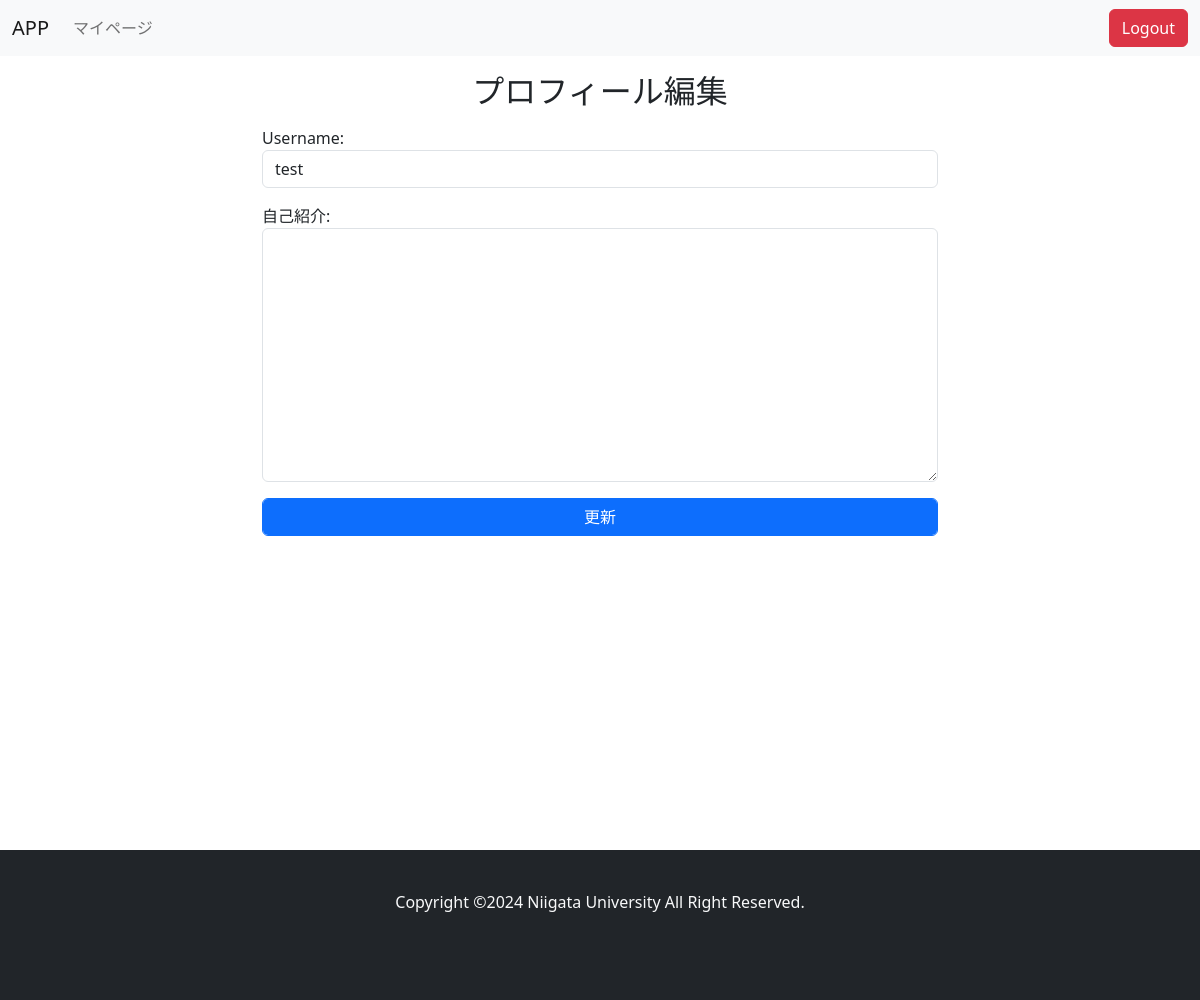
Before: /account/update/1/ (signed in) with the older database file.
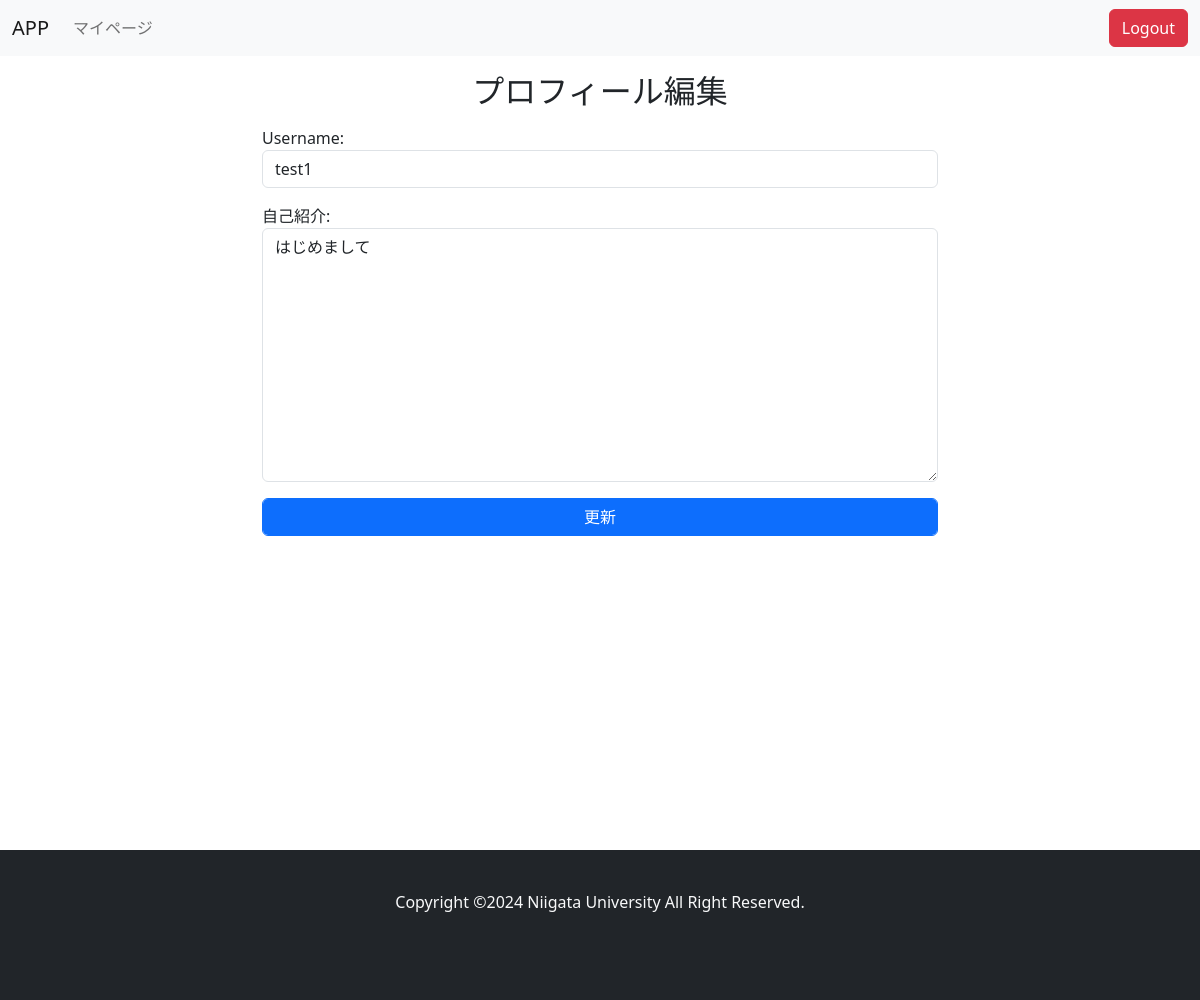
After: the same page with the newer database file.
### accounts/models.py (models this page shows, shortened)
class Profile(models.Model):
    user = models.OneToOneField(User, on_delete=models.CASCADE)
    username = models.CharField(max_length=255)
    bio = models.TextField(blank=True, null=True)
    create_at = models.DateTimeField()
    update_at = models.DateTimeField()
    class Meta:
        db_table = 'profiles'

### accounts/views.py (the view, shortened to what this page needs)
# urls.py: path("update/<int:pk>/", EditProfileView.as_view(), name="update"),
class EditProfileView(LoginRequiredMixin, OwnProfileOnly, SuccessMessageMixin, UpdateView):
    template_name = "accounts/update.html"
    model = Profile
    form_class = EditProfileForm
    success_message = "アカウントを更新しました"

### accounts/forms.py (shortened to what this page needs)
class EditProfileForm(forms.ModelForm):
    bio = forms.CharField(label="自己紹介", widget=forms.Textarea, required=False)
    class Meta:
        model = Profile
        fields = ["username", "bio"]
    def __init__(self, *args, **kwargs):
        for field in self.base_fields.values():
            field.widget.attrs.update({"class":"form-control"})
        super().__init__(*args, **kwargs)

### accounts/views.py (called while the page is built)
    def test_func(self):
        profile_obj = self.get_object()
        try:
            return profile_obj == self.request.user.profile
        except:
            return False

### templates/accounts/update.html (shortened to what this page needs)
{% extends "base.html" %}
{% block content %}
<div class="container my-3">
    <h2 class="text-center my-3">プロフィール編集</h2>
    <div class="container my-3" style="max-width:700px;">
        <form method="POST">
            {{ form.as_p }}
            <button type="submit" class="form-control btn btn-primary">更新</button>
        </form>
    </div>
</div>
{% endblock content %}

Changed rows visible on the page:
changed Profile: username "test" → "test1"; bio (not shown) → "はじめまして"
